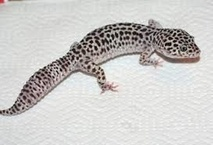
%> input picture gecko.jpg, 213 x 145 px, shrunk from 544 x 370 before the run
$ octave run_me.m   (GNU Octave 9; MATLAB toolbox functions it lacks are replaced by stand-ins)
%> lines starting %> are read from the running program, lines starting %| are printed output that depends on the picture; in (x1, y1, x2, y2) boxes, pixels count from 0 and x2, y2 are one past the last pixel; in counts of white or black regions, pixels touching at a corner belong together; the program's own positions count from 1
### segmentImg.m

function idx = segmentImg(img, k)
% function idx = segmentImage(img,k)
% Returns the logical image containing the segment ids obtained from
%   segmenting the input image
%
% INPUTS
% img - The input image contining textured foreground objects to be segmented
%     out.
% k - The number of segments to compute (also the k-means parameter).
%
% OUTPUTS
% idx - The logical image (same dimensions as the input image) contining
%       the segment ids after segmentation. The maximum value of idx is k.
%

    % 1. Create your bank of filters using the given alogrithm;
    % 2. Compute the filter responses by convolving your input image with
    %     each of the num_filters in the bank of filters F.
    %     responses(:,:,i)=conv2(I,F(:,:,i),'same')
    %     NOTE: we suggest to use 'same' instead of 'full' or 'valid'.
    % 3. Remember to take the absolute value of the filter responses (no
    %     negative values should be used).
    % 4. Construct a matrix X of the points to be clustered, where
    %     the rows of X = the total number of pixels in I (rows*cols); and
    %     the columns of X = num_filters;
    %     i.e. each pixel is transformed into a num_filters-dimensional
    %     vector.
    % 5. Run kmeans to cluster the pixel features into k clusters,
    %     returning a vector IDX of labels.
    % 6. Reshape IDX into an image with same dimensionality as I and return
    %     the reshaped index image.
    %
    I = double(rgb2gray(img));
    I = I(:,:,1);
    F=makeLMfilters;
    [~,~,num_filters] = size(F);
    for i=1:num_filters     %For each filter
        responses(:,:,i)=(conv2(I,F(:,:,i),'same'));  %convolution with each filter
    end
    responses=abs(responses); %Only positive values taken into consideration
    A=size(img); %Size of original image
    rowS=A(1)*A(2); %Size of rows for matrix X
    colS=num_filters; %Size of columns for matrix X
    X=[rowS,colS];
    for r=1:colS  %For each filter
        line=responses(:,:,r);  %Matix for each filter
        line=reshape(line',[1 rowS]); %converting individual filter mat to vector
        for i=1:rowS %For each pixel
            X(i,r)=line(i);
        end
    end
    idx=kmeans(X,k,'MaxIter',10000);%built in Kmeans function with convergence iterations limit increased to 1000
    %idx=KMeansClustering(X,k); %Self-coded kmeans
    idx=reshape(idx,[A(2) A(1)])'; %Reshaping the idx to dimensions of original image

end

### makeLMfilters.m
function F=makeLMfilters
% Returns the LML filter bank of size 49x49x48 in F. To convolve an
% image I with the filter bank you can either use the matlab function
% conv2, i.e. responses(:,:,i)=conv2(I,F(:,:,i),'valid'), or use the
% Fourier transform.

  SUP=49;                 % Support of the largest filter (must be odd)
  SCALEX=sqrt(2).^[1:3];  % Sigma_{x} for the oriented filters
  %SCALEX=[1 sqrt(2) 2 2*sqrt(2)];
  NORIENT=6;              % Number of orientations

  NROTINV=12;
  NBAR=length(SCALEX)*NORIENT;
  NEDGE=length(SCALEX)*NORIENT;
  NF=NBAR+NEDGE+NROTINV;
  F=zeros(SUP,SUP,NF);
  hsup=(SUP-1)/2;
  [x,y]=meshgrid([-hsup:hsup],[hsup:-1:-hsup]);
  orgpts=[x(:) y(:)]';

  count=1;
  for scale=1:length(SCALEX),
    for orient=0:NORIENT-1,
      angle=pi*orient/NORIENT;  % Not 2pi as filters have symmetry
      c=cos(angle);s=sin(angle);
      rotpts=[c -s;s c]*orgpts;
      F(:,:,count)=makefilter(SCALEX(scale),0,1,rotpts,SUP);
      F(:,:,count+NEDGE)=makefilter(SCALEX(scale),0,2,rotpts,SUP);
      count=count+1;
    end;
  end;

  count=NBAR+NEDGE+1;
  SCALES=sqrt(2).^[1:4];
  for i=1:length(SCALES),
    F(:,:,count)=normalise(fspecial('gaussian',SUP,SCALES(i)));
    F(:,:,count+1)=normalise(fspecial('log',SUP,SCALES(i)));
    F(:,:,count+2)=normalise(fspecial('log',SUP,3*SCALES(i)));
    count=count+3;
  end;
return

% [19 lines left out: functions makefilter, gauss1d, not called in this run]

function f=normalise(f), f=f-mean(f(:)); f=f/sum(abs(f(:))); return

### transferImg.m
function newImg = transferImg(fgs, idx, sImg, tImg)
% function newimg = transferImg(fgs, idx, sImg, tImg)
%fgs - array of foreground segments e.g [1 2 4 5]
%idx - logical image containing indexes of segments (same size as sImg)
%sImg - source image where object was segmented from (color)
%tImg - target image where object will be transferred (color)

%First crop sImg and idx to remove border problems
[rows, cols,~]=size(sImg);
sImg2= sImg(25:rows-25,25:cols-25,:);
idx2 = idx(25:rows-25,25:cols-25);

%These implementations are somewhat hardcoded to match
% the images selected for the class assignment. You can
% do more clever things with the resizing before transfer
sImg2 = imresize(sImg2, 0.5, 'nearest');
idx2 = imresize(idx2, 0.5, 'nearest');

%Then create a mask of sImg with foreground segments
[rows, cols,~]=size(sImg2);
mask = false(rows, cols);
for i=1:length(fgs)
  mask(idx2==fgs(i))=true;
end

%Now embed the initial mask into a new mask that
%is the same size as the target image
[row_t, col_t,~]=size(tImg);
newmask = false(row_t,col_t);
start_r = floor(row_t*.50);
start_c = floor(col_t*.25);
newmask(start_r:start_r+rows-1, start_c:start_c+cols-1) = mask;

%We must also embed the original image to match the new mask
newimg = uint8(zeros(size(tImg)));
newimg(start_r:start_r+rows-1, start_c:start_c+cols-1,:) = sImg2;

for channel = 1:size(tImg, 3)
  sImgChannel = newimg(:, :, channel);
  bgChannel = tImg(:, :, channel);
  bgChannel(newmask) = sImgChannel(newmask);
  tImg(:, :, channel) = bgChannel;
end
newImg = tImg;

### run_me.m
%Reading image
%(Add the image name present in the folder as character array parameter below)

i=imread('gecko.jpg');
%> i is the input picture: size 145x213x3 uint8; mean R, G, B 203.2, 201.6, 199.8

%value of k change according to the image selected
k=4;
idx=segmentImg(i, k); %Segmentation of source image(animal)
%> in segmentImg, `idx=reshape(idx,[A(2) A(1)])';`:
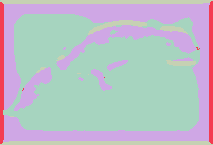
%> idx: size 145x213 double; 4 distinct labels, from 1 to 4; one colour per label, 0 black
%imagesc(idx) To displayy segmented output of images
o=imread('bg.jpg'); %Read destination image
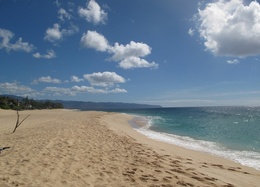
%> input picture bg.jpg, 260 x 187 px, shrunk from 664 x 477 before the run
%> o is the input picture: size 187x260x3 uint8; mean R, G, B 120.5, 131.3, 140.8
%Find appropriate values for foreground clusters below for three animals
%along with appropriate values of k

%cheetah k=3 fgs=[3,2];
%dog  k=4 fgs= [4,3];
%gecko k=4 fgs = [3,2];

fgs=[3,2];
n=transferImg(fgs,idx,i,o); %Transfering from source to destination
%> in transferImg, `sImg2= sImg(25:rows-25,25:cols-25,:);`:
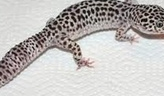
%> sImg2: size 96x164x3 uint8; mean R, G, B 190.4, 187.1, 185.1
%> after the loop in transferImg, `for i=1:length(fgs)`:
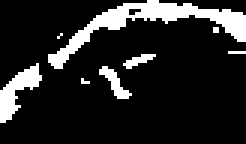
%> mask: size 48x82 logical (shown 3 times larger); 14.5% white; 8 white regions (4 under 20 px), largest, box (x1, y1, x2, y2) and area: (16, 0, 82, 23) 364, (0, 21, 14, 41) 118, (33, 22, 44, 33) 46, (41, 18, 52, 23) 26
%> in transferImg, `newmask(start_r:start_r+rows-1, start_c:start_c+cols-1) = mask;`: newmask: size 187x260 logical; 1.2% white; 8 white regions (4 under 20 px), largest, box (x1, y1, x2, y2) and area: (80, 92, 146, 115) 364, (64, 113, 78, 133) 118, (97, 114, 108, 125) 46, (105, 110, 116, 115) 26
%> in transferImg, `newimg(start_r:start_r+rows-1, start_c:start_c+cols-1,:) = sImg2;`:
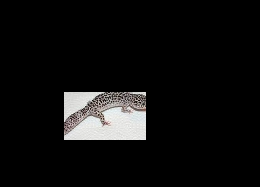
%> newimg: size 187x260x3 uint8; mean R, G, B 15.4, 15.2, 15
%> after the loop in transferImg, `for channel = 1:size(tImg, 3)`:
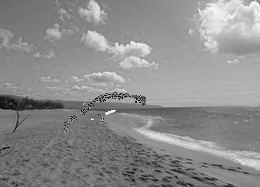
%> bgChannel: size 187x260 uint8; min 0, max 255, mean 140.3
%> after the loop in transferImg, `for channel = 1:size(tImg, 3)`:
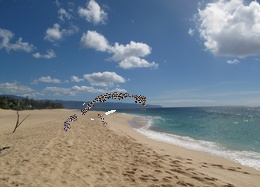
%> tImg: size 187x260x3 uint8; 1.17% of pixels changed, all inside (x1, y1, x2, y2) = (64, 92, 146, 133)
imagesc(n) %Displaying final image
